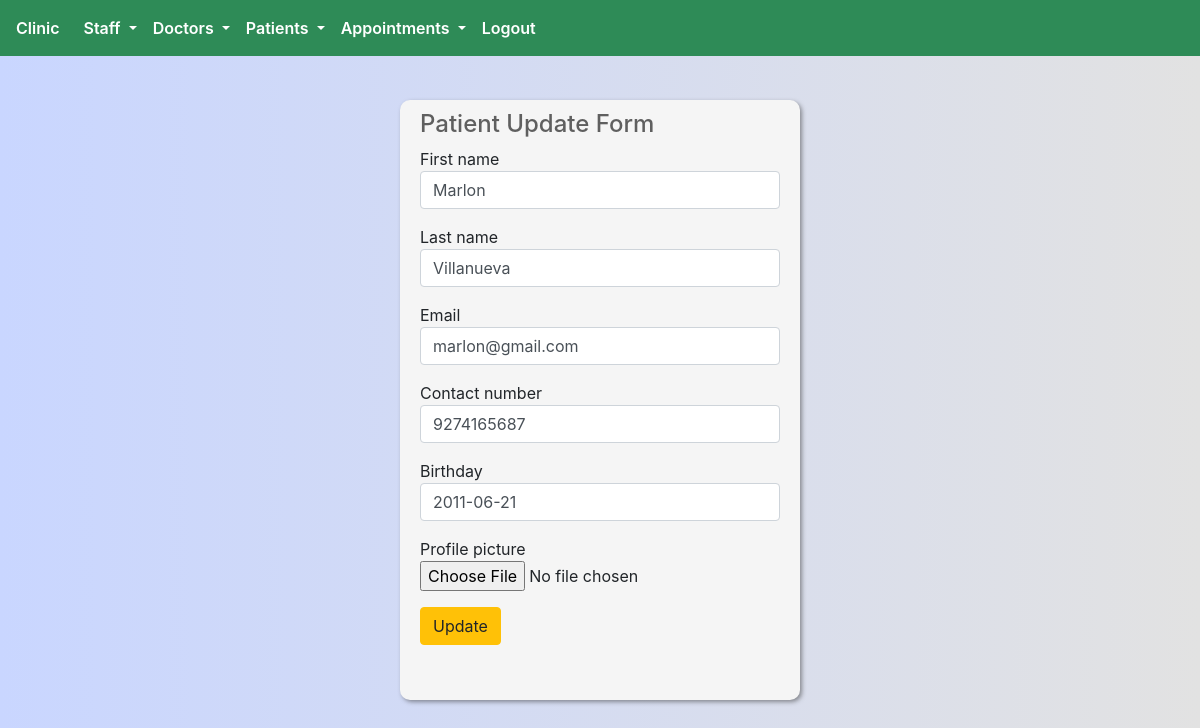
The page /patient/update/1/ (signed in) on the database its author committed.
### patient/models.py (models this page shows, shortened)
class Patient(models.Model):
    first_name = models.CharField(max_length=255)
    last_name = models.CharField(max_length=255)
    email = models.EmailField(unique=True)
    contact_number = models.IntegerField()
    birthday = models.DateField()
    created_on = models.DateTimeField(auto_now_add=True)
    profile_picture = models.ImageField(blank=True)

### patient/views.py (the view)
# urls.py: path('update/<int:pk>/',staff_member_required(views.PatientsUpdateView.as_view()),name='update'),
class PatientsUpdateView(generic.UpdateView):
    model = Patient
    fields = [
            'first_name',
            'last_name',
            'email',
            'contact_number',
            'birthday',
            'profile_picture'
        ]

### accounts/templatetags/formcss.py (called while the page is built)
@register.filter(name='addclass')
def addclass(field, css):
    return field.as_widget(attrs={"class":css})

### templates/patient/patient_form.html (shortened to what this page needs)
{% extends 'core/base.html' %}
{% block head_block %}
{% load static %}
<link rel="stylesheet" href="{% static 'css/patient.css'%}">
{% load formcss %}
{% endblock head_block %}
{% block body_block %}
<div class="patient-form-container">
    {% if patient.id %}
    <h4 style="color:#5f5f5f;">Patient Update Form</h4>
    {% else %}
    <h4 style="color:#5f5f5f;">Patient Registration Form</h4>
    {% endif%}
    <form method="POST" enctype="multipart/form-data">
    <div class="form-group">
        {{ form.first_name.label }} {{ form.first_name | addclass:"form-control" }}
    </div>
    <div class="form-group">
        {{ form.last_name.label }} {{ form.last_name | addclass:"form-control" }}
    </div>
    <div class="form-group">
        {{ form.email.label }} {{ form.email | addclass:"form-control" }}
    </div>
    <div class="form-group">
        {{ form.contact_number.label }} {{ form.contact_number | addclass:"form-control" }}
    </div>
    <div class="form-group">
        {{ form.birthday.label }} {{ form.birthday | addclass:"form-control" }}
    </div>
    <div class="form-group">
        {{ form.profile_picture.label }} {{ form.profile_picture }}
    </div>
    {% if patient.id %}
    <div class="form-group">
        <input type="submit" value="Update" class="btn btn-warning">
    </div>
    {% else %}
    <div class="form-group">
        <input type="submit" value="Add" class="btn btn-primary">
    </div>
    {% endif%}
    </form>
</div>
{% endblock body_block %}

### static/css/main.css (style rules this page uses)
html, body { margin: 0; padding: 0; box-sizing: border-box; height: 100%; background: #C9D6FF; background: -webkit-linear-gradient(to top, #E2E2E2, #C9D6FF); background: linear-gradient(to right, #c9d6ff, #e2e2e2); }

### static/css/patient.css (style rules this page uses)
.patient-form-container { width: 400px; height: 600px; background: whitesmoke; padding: 10px 20px 10px; border-radius: 10px; position: absolute; top:50%; left: 50%; transform: translate(-50%,-50%); box-shadow: 2px 2px 4px rgba(53, 53, 53,0.5); }

### rows shown on the page
Patient: first_name "Marlon", last_name "Villanueva", email "marlon@gmail.com", contact_number "9274165687", birthday "2011-06-21"
